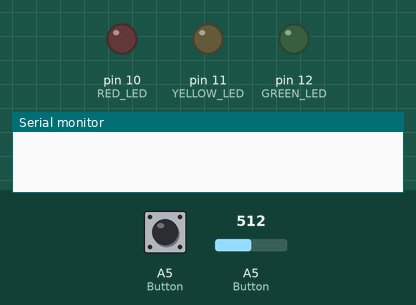
The sketch below on a simulated Arduino Uno, built with avr-gcc and run on an emulated ATmega328P. Parts: output pins drawn as LEDs (lit = HIGH), the last lines printed to the serial monitor. Dashed ring = blinking. Inputs (shaded band) come from the test bench; at power-on: A5 (Button) HIGH, A5 (Button) = 512.

Above: at 1.2 s.
1.3 s: A5 (Button) pulled LOW for 1 s
At 2.5 s:
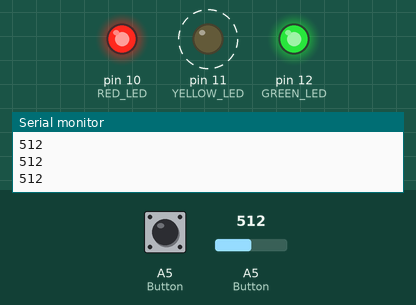
3.8 s: A5 (Button) pulled LOW for 0.15 s
At 4.9 s:
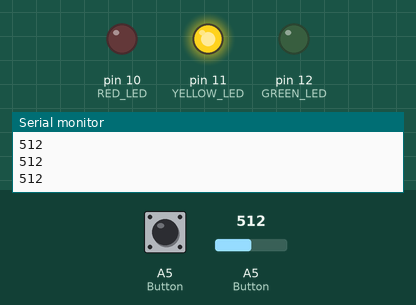
5.4 s: A5 (Button) pulled LOW for 3.2 s
At 5.85 s:
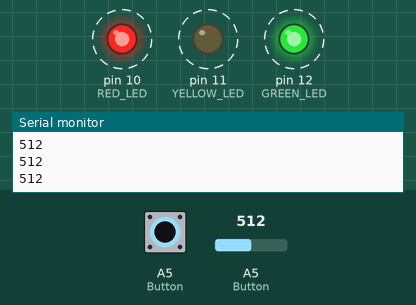
Timing chart, 0 to 9.9 s (numbered marks = the images above; inputs shaded):
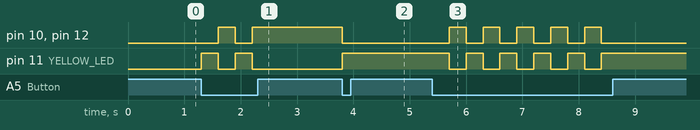

Measured:
- after the input at 1.3 s, pin 10 (RED_LED), pin 12 (GREEN_LED): LOW → HIGH after 0.30 s, → LOW 0.30 s later, → HIGH 0.30 s later; pin 11 (YELLOW_LED): alternates HIGH for 0.30 s and LOW for 0.30 s, 4 changes in all, then stays LOW, starting at once
- after the input at 3.8 s, pin 10 (RED_LED), pin 12 (GREEN_LED): HIGH → LOW at once; pin 11 (YELLOW_LED): LOW → HIGH at once
- after the input at 5.4 s, pin 10 (RED_LED), pin 12 (GREEN_LED): alternates HIGH for 0.30 s and LOW for 0.30 s, 10 changes in all, then stays LOW, starting after 0.30 s; pin 11 (YELLOW_LED): alternates HIGH for 0.30 s and LOW for 0.30 s, 10 changes in all, then stays HIGH, starting after 0.30 s

The sketch:

Three_Blinking_LEDs.ino
```cpp
#define RED_LED 10
#define YELLOW_LED 11
#define GREEN_LED 12
#define Button A5
void setup()
{


  pinMode(GREEN_LED, OUTPUT);
  pinMode(RED_LED, OUTPUT);
  pinMode(YELLOW_LED, OUTPUT);
  Serial.begin(9600);

}


void loop()
{
  bool mode =true;
  while(digitalRead(Button)==LOW){
    mode = !mode;
    Serial.println(analogRead(Button));
    if (mode){
  	digitalWrite(GREEN_LED,HIGH);
  	digitalWrite(RED_LED,HIGH);
  	digitalWrite(YELLOW_LED,LOW);
    delay(300);
	}
  else{
    digitalWrite(GREEN_LED,LOW);
  	digitalWrite(RED_LED,LOW);
  	digitalWrite(YELLOW_LED,HIGH);
    delay(300);
    }

  }

}
```
